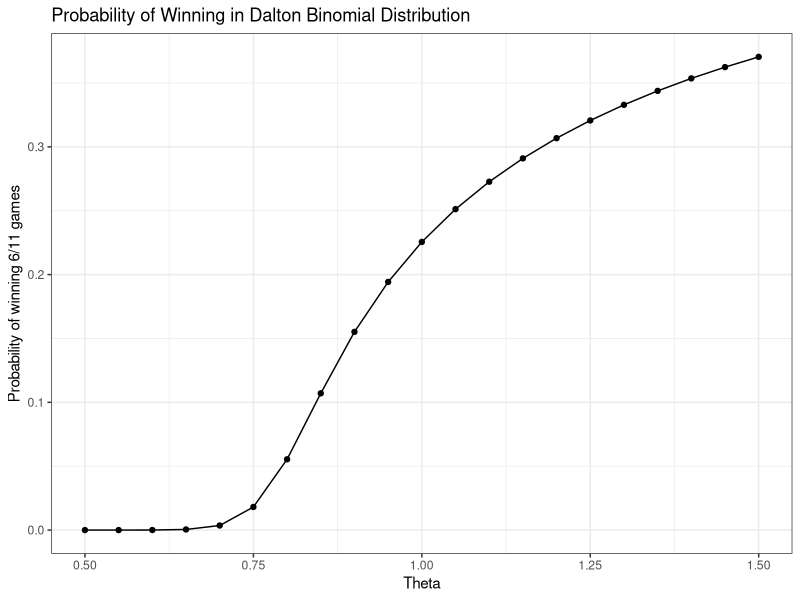
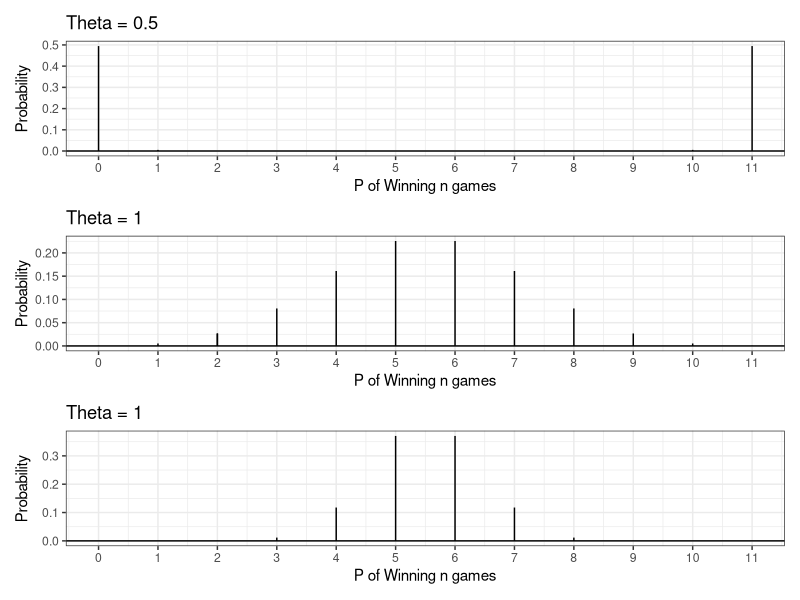

The R source for these figures, in order:
## ---- chunk 1
#| echo: false

default_chunk_hook <- knitr::knit_hooks$get("chunk")

latex_font_size <- c(
  "Huge",
  "huge",
  "LARGE",
  "Large",
  "large",
  "normalsize",
  "small",
  "footnotesize",
  "scriptsize",
  "tiny"
)

knitr::knit_hooks$set(chunk = function(x, options) {
  x <- default_chunk_hook(x, options)
  if (options$size %in% latex_font_size) {
    paste0("\n \\", options$size, "\n\n", x, "\n\n \\normalsize")
  } else {
    x
  }
})
## ---- chunk 2
#| label: load-packages
#| include: false
library(tidyverse)
library(patchwork)
## ---- chunk 3
daltbinom <- function(x, size, prob, theta) {
  normalizing.constant <- 0
  for (j in 0:size) {
    normalizing.constant <- normalizing.constant +
      choose(size, j) * prob^j * (1 - prob)^(size - j) * theta^(j * (size - j))
  }
  # Probability Mass at x=x
  (1 / normalizing.constant) *
    choose(size, x) *
    prob^x *
    (1 - prob)^(size - x) *
    theta^(x * (size - x)) *
    (x >= 0) *
    (x <= size)
}
## ---- chunk 4
daltbbinom.single <- function(x, size, alpha, beta, theta) {
  integrand <- function(p) {
    sapply(
      p, # integrate will pass in a vector, so we use sapply to apply the following
      function(p_val) {
        # f(x|p) * f(p|alpha, beta)
        daltbinom(x, size, p_val, theta) * dbeta(p_val, alpha, beta)
      }
    )
  }
  # Probability Mass at x=x
  # integrate(integrand, lower = 0, upper = 1)$value * (x>=0)*(x<=size)
  # I shrink the bounds below to avoid log(0)=-infinty
  # I use try() to catch when there is an error and avoid crashing
  res <- try(
    integrate(integrand, lower = 1e-7, upper = 1 - 1e-7)$value *
      (x >= 0) *
      (x <= size),
    silent = TRUE
  )
  # If there is an error, return a near-zero probability
  if (inherits(res, "try-error")) {
    return(0.1^6)
  }

  res
}
# Write a function that works on a vector
daltbbinom <- function(x, size, alpha, beta, theta) {
  sapply(
    X = x,
    FUN = daltbbinom.single,
    size = size,
    alpha = alpha,
    beta = beta,
    theta = theta
  )
}
## ---- chunk 5

# Create the vector of probabilities for each theta. We use a function to essentially "vectorize" the daltbinom function (now I am wondering if it was already vectorized for theta).

prob = function(t) {
  daltbinom(x = 6, size = 11, prob = 0.5, theta = t)
}


thetas = seq(from = 0.5, to = 1.5, by = 0.05 )

probs = sapply(thetas, prob)
data = tibble(thetas,probs)

## ---- chunk 6
#Plot the probability vs theta

ggplot(data) + # Specify Data
geom_point(aes(x = thetas, # Specify x-axis
y = probs)) + # Specify y-axis
geom_line(aes(x = thetas, # Specify x-axis
y = probs), # Specify y-axis
method = "lm", # Specify best fit line
color = "black") + # Specify line color
theme_bw() + # A cleaner theme
labs(x = "Theta", # Specify axis labels
y = "Probability of winning 6/11 games") +
ggtitle("Probability of Winning in Dalton Binomial Distribution") # Plot title
## ---- chunk 7
#| fig-height: 10

ggdat <- tibble(x = (0:11)) |>
  mutate(PMF05 = daltbinom(x = x, size = 11, prob = 0.5, theta = 0.5)) 

ggdat = ggdat |>
       mutate(PMF01 = daltbinom(x = x, size = 11, prob = 0.5, theta = 1))

ggdat = ggdat |>
      mutate(PMF15 = daltbinom(x = x, size = 11, prob = 0.5, theta = 1.5))



PMF05.plot <- ggplot(ggdat) +
geom_linerange(aes(x = x, ymin = 0, ymax = PMF05)) +
geom_linerange(data = ggdat |> filter(x==2),
aes(x = x, ymin = 0, ymax = PMF05)) +
geom_hline(yintercept = 0) +
scale_x_continuous("P of Winning n games",
breaks = seq(0, 11, 1)) +
ylab("Probability") +
theme_bw()+
ggtitle("Theta = 0.5")


PMF01.plot <- ggplot(ggdat) +
geom_linerange(aes(x = x, ymin = 0, ymax = PMF01)) +
geom_linerange(data = ggdat |> filter(x==2),
aes(x = x, ymin = 0, ymax = PMF01)) +
geom_hline(yintercept = 0) +
scale_x_continuous("P of Winning n games",
breaks = seq(0, 11, 1)) +
ylab("Probability") +
theme_bw()+
ggtitle("Theta = 1")

PMF15.plot <- ggplot(ggdat) +
geom_linerange(aes(x = x, ymin = 0, ymax = PMF15)) +
geom_linerange(data = ggdat |> filter(x==2),
aes(x = x, ymin = 0, ymax = PMF15)) +
geom_hline(yintercept = 0) +
scale_x_continuous("P of Winning n games",
breaks = seq(0, 11, 1)) +
ylab("Probability") +
theme_bw()+
ggtitle("Theta = 1")

PMF05.plot / PMF01.plot / PMF15.plot


## ---- chunk 8
# Note that our PMF is 0 outside the range 0,11, so instead of computing over the integers we just use the integers in [0,11]. 
Exk = function(k, size, prob, theta){
  x = 0:size
  fx = daltbinom(x = x, size = size, prob = prob, theta = theta)
  return(sum(x^k*fx))
}

Exk(1, 11, 0.5, 1)

n = 11
p = 0.5

(n*p)

# Our expected value of the altham binomial matches that of the binomial for theta = 1. 
# This makes sense, as the Altham distribution for theta = 1 is the binomial distribution.

## ---- chunk 9
# Let's assume x is a dataframe or tibble with columns event # and success. 
# 
# We could easily find n from the length of the "event" column vector, so we will write our function for arbitrary n


# Let's create an arbitrary x vector to test:


loglik = function(x, size, p, theta){
   results = daltbinom(x = x, size = size, prob = p, theta = theta)
   lik = base::log(results)
   return(sum(lik))
  }

# Example scenario

x = c(1,1,2,4,5,6,11,4,3,5,9,8,9,3,8,4,8,3,11,10,10,10,1,1,1,2,2,4,7,9,0,0,9,7,4)

loglik(x = x, size = 11, p = 0.5, theta = 1)
